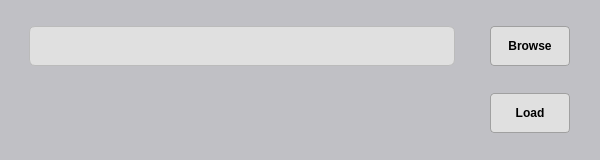
<?xml version="1.0" encoding="UTF-8"?>
<ui version="4.0">
 <class>Dialog</class>
 <widget class="QDialog" name="Dialog">
  <property name="geometry">
   <rect>
    <x>0</x>
    <y>0</y>
    <width>600</width>
    <height>160</height>
   </rect>
  </property>
  <property name="minimumSize">
   <size>
    <width>600</width>
    <height>160</height>
   </size>
  </property>
  <property name="maximumSize">
   <size>
    <width>600</width>
    <height>160</height>
   </size>
  </property>
  <property name="windowTitle">
   <string>Report Generator</string>
  </property>
  <property name="styleSheet">
   <string notr="true">QDialog {
    background-color: #c0c0c5;
    color: #000000; 
    font-family: &quot;Segoe UI&quot;, &quot;Arial&quot;, sans-serif;
    font-size: 11pt;
}

QLabel {
    color: #000000; 
    font-weight: 500;
}

QLineEdit {
    background-color: #e0e0e0; 
    border: 1px solid #bbbbbb; 
    border-radius: 6px;
    padding: 5px 8px;
    color: #000000; 
    selection-background-color: #a0aaff; 
    selection-color: #ffffff;
}

QLineEdit:focus {
    border: 1px solid #4a90e2; 
}

QPushButton {
    background-color: #e0e0e0;  
    color: #000000; 
    border: 1px solid #a0a0a0;  
    border-radius: 4px;
    padding: 5px 10px;
    font-weight: 500;
}

QPushButton:hover {
    background-color: #d6d6d6;  
}

QPushButton:pressed {
    background-color: #c0c0c0;  
}
</string>
  </property>
  <widget class="QWidget" name="verticalLayoutWidget">
   <property name="geometry">
    <rect>
     <x>-1</x>
     <y>-1</y>
     <width>601</width>
     <height>161</height>
    </rect>
   </property>
   <layout class="QVBoxLayout" name="verticalLayout">
    <property name="spacing">
     <number>15</number>
    </property>
    <property name="leftMargin">
     <number>30</number>
    </property>
    <property name="topMargin">
     <number>15</number>
    </property>
    <property name="rightMargin">
     <number>30</number>
    </property>
    <property name="bottomMargin">
     <number>15</number>
    </property>
    <item>
     <layout class="QHBoxLayout" name="horizontalLayout_2">
      <item>
       <widget class="QLineEdit" name="txtDatabasePath">
        <property name="minimumSize">
         <size>
          <width>100</width>
          <height>40</height>
         </size>
        </property>
       </widget>
      </item>
      <item>
       <spacer name="spacer">
        <property name="orientation">
         <enum>Qt::Orientation::Horizontal</enum>
        </property>
        <property name="sizeType">
         <enum>QSizePolicy::Policy::Maximum</enum>
        </property>
        <property name="sizeHint" stdset="0">
         <size>
          <width>20</width>
          <height>20</height>
         </size>
        </property>
       </spacer>
      </item>
      <item>
       <widget class="QPushButton" name="btnBrowse">
        <property name="minimumSize">
         <size>
          <width>80</width>
          <height>40</height>
         </size>
        </property>
        <property name="text">
         <string>Browse</string>
        </property>
       </widget>
      </item>
     </layout>
    </item>
    <item>
     <layout class="QHBoxLayout" name="horizontalLayout_3">
      <property name="sizeConstraint">
       <enum>QLayout::SizeConstraint::SetDefaultConstraint</enum>
      </property>
      <item>
       <spacer name="horizontalSpacer">
        <property name="orientation">
         <enum>Qt::Orientation::Horizontal</enum>
        </property>
        <property name="sizeHint" stdset="0">
         <size>
          <width>40</width>
          <height>20</height>
         </size>
        </property>
       </spacer>
      </item>
      <item>
       <widget class="QPushButton" name="btnLoad">
        <property name="sizePolicy">
         <sizepolicy hsizetype="Fixed" vsizetype="Fixed">
          <horstretch>0</horstretch>
          <verstretch>0</verstretch>
         </sizepolicy>
        </property>
        <property name="minimumSize">
         <size>
          <width>80</width>
          <height>40</height>
         </size>
        </property>
        <property name="text">
         <string>Load</string>
        </property>
       </widget>
      </item>
     </layout>
    </item>
   </layout>
  </widget>
 </widget>
 <resources/>
 <connections/>
</ui>
